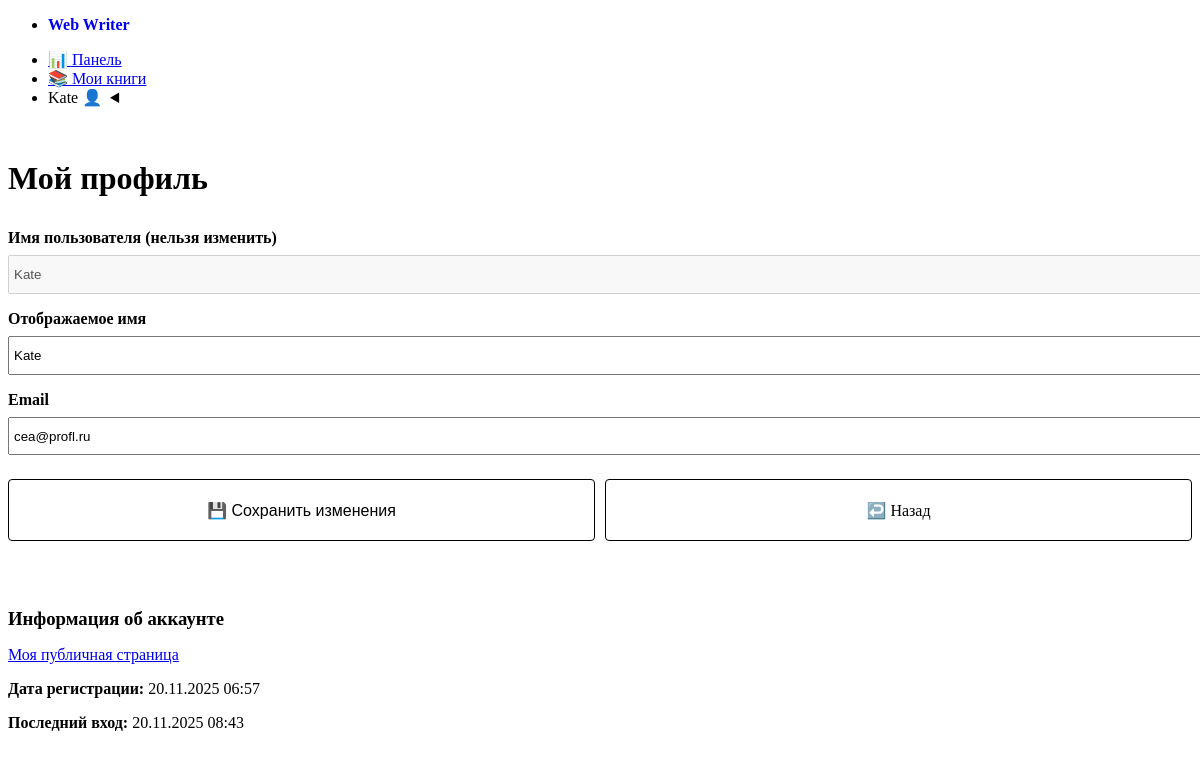
The page /profile.php (signed in) on the database its author committed.
### tables this page shows
CREATE TABLE `users` (
  `id` int(11) NOT NULL AUTO_INCREMENT,
  `username` varchar(255) NOT NULL,
  `display_name` varchar(255) DEFAULT NULL,
  `password_hash` varchar(255) NOT NULL,
  `email` varchar(255) DEFAULT NULL,
  `created_at` timestamp NOT NULL DEFAULT current_timestamp(),
  `last_login` timestamp NULL DEFAULT NULL,
  `is_active` tinyint(1) DEFAULT 0,
  PRIMARY KEY (`id`),
  UNIQUE KEY `username` (`username`)
);

### config/config.php (called while the page is built, shortened)
<?php
require_once __DIR__ . '/../includes/functions.php';
spl_autoload_register(function ($class_name) {
    $model_file = __DIR__ . '/../models/' . $class_name . '.php';
});
?>

### models/User.php (called while the page is built, shortened)
<?php
class User {
    private $pdo;
    public function __construct($pdo) {
        $this->pdo = $pdo;
    }
    public function findById($id) {
        $stmt = $this->pdo->prepare("SELECT * FROM users WHERE id = ?");
        $stmt->execute([$id]);
        return $stmt->fetch(PDO::FETCH_ASSOC);
    }
}
?>

### includes/functions.php (called while the page is built, shortened)
<?php
function e($string) {
    return htmlspecialchars($string, ENT_QUOTES, 'UTF-8');
}
?>

### profile.php (the view, shortened to what this page needs)
<?php
require_once 'config/config.php';
$user_id = $_SESSION['user_id'];
$userModel = new User($pdo);
$user = $userModel->findById($user_id);
include 'views/header.php';
?>
<h1>Мой профиль</h1>
<article>
    <form method="post">
        <div style="margin-bottom: 1rem;">
            <label for="username" style="display: block; margin-bottom: 0.5rem; font-weight: bold;">
                Имя пользователя (нельзя изменить)
            </label>
            <input type="text" id="username" value="<?= e($user['username']) ?>" disabled style="width: 100%;">
        </div>
        <div style="margin-bottom: 1rem;">
            <label for="display_name" style="display: block; margin-bottom: 0.5rem; font-weight: bold;">
                Отображаемое имя
            </label>
            <input type="text" id="display_name" name="display_name"
                   value="<?= e($user['display_name'] ?? $user['username']) ?>" style="width: 100%;">
        </div>
        <div style="margin-bottom: 1.5rem;">
            <label for="email" style="display: block; margin-bottom: 0.5rem; font-weight: bold;">
                Email
            </label>
            <input type="email" id="email" name="email" value="<?= e($user['email'] ?? '') ?>" style="width: 100%;">
        </div>
        <div class="profile-buttons">
            <button type="submit" class="profile-button primary">
                💾 Сохранить изменения
            </button>
            <a href="dashboard.php" class="profile-button secondary">
                ↩️ Назад
            </a>
        </div>
    </form>
</article>
<article>
    <h3>Информация об аккаунте</h3>
    <p><a href="author.php?id=<?= $_SESSION['user_id'] ?>" target="_blank">Моя публичная страница</a></p>
    <p><strong>Дата регистрации:</strong> <?= date('d.m.Y H:i', strtotime($user['created_at'])) ?></p>
    <?php if ($user['last_login']): ?>
        <p><strong>Последний вход:</strong> <?= date('d.m.Y H:i', strtotime($user['last_login'])) ?></p>
    <?php endif; ?>
</article>
<?php include 'views/footer.php'; ?>

### assets/css/style.css (style rules this page uses)
h1, h2, h3, h4, h5, h6 { margin-bottom: 1rem; }
article, textarea, main.container { margin-top: 1rem; margin-bottom: 1rem; padding-top: 1rem; padding-bottom: 1rem; }
input:not([type="checkbox"], [type="radio"]), select { padding: 4px; height: 2em; }
.profile-buttons { display: flex; gap: 10px; align-items: stretch; }
.profile-button { flex: 1; padding: 0.75rem; display: flex; align-items: center; justify-content: center; text-decoration: none; border: 1px solid; border-radius: 4px; font-size: 1rem; cursor: pointer; box-sizing: border-box; height: 62px; min-height: 44px; }
.profile-button.primary { background: var(--primary); border-color: var(--primary); color: var(--primary-inverse); }
.profile-button.secondary { background: var(--secondary); border-color: var(--secondary); color: var(--secondary-inverse); }

### rows shown on the page
users: username "Kate", display_name "Kate", email "cea@profl.ru", created_at "20.11.2025 06:57", last_login "20.11.2025 08:43"

### other values the page prints
APP_NAME "Web Writer"
$_SESSION['display_name'] "Kate"
